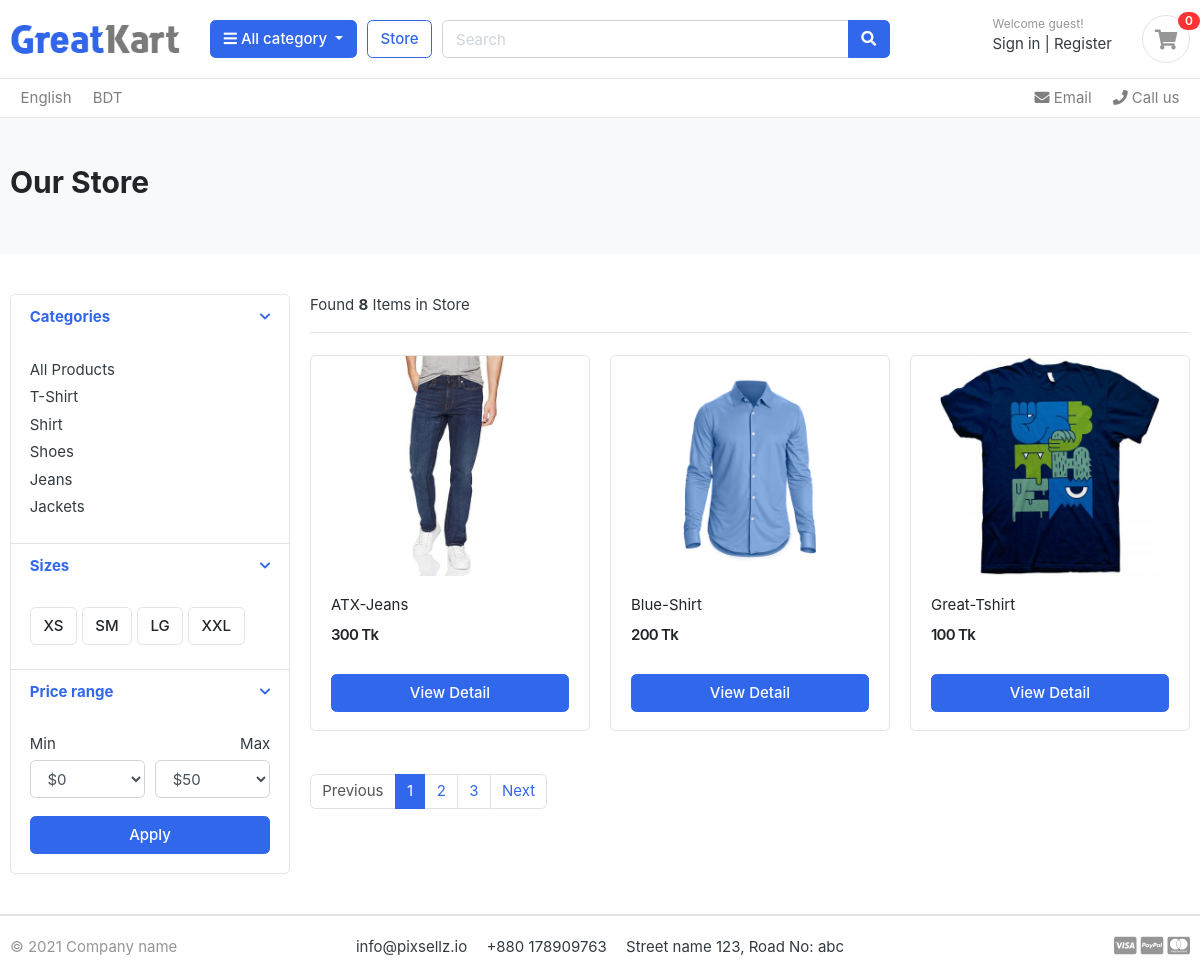
/store/, run on the app's committed database.
### category/models.py (models this page shows, shortened)
class Category(models.Model):
    category_name = models.CharField(max_length=100,unique=True)
    slug  = models.SlugField(max_length=100, unique=True)
    description = models.TextField(max_length=255)
    cat_image = models.ImageField(upload_to ='photos/categories', blank = True)
    class Meta:
        verbose_name = 'category'
        verbose_name_plural = 'categories'
    def get_url(self):
        return reverse('products_by_category',args=[self.slug])

### Store/models.py (models this page shows, shortened)
class Product(models.Model):
    product_name = models.CharField(max_length=200, unique=True)
    slug = models.SlugField(max_length=200, unique=True)
    description = models.TextField(max_length=300)
    price = models.IntegerField()
    image = models.ImageField(upload_to = 'photos/products')
    stock = models.IntegerField()
    is_available = models.BooleanField(default=True)
    category = models.ForeignKey(Category,on_delete=models.CASCADE)
    created_date = models.DateTimeField(auto_now_add=True)
    modified_date = models.DateTimeField(auto_now=True)
    def get_url(self):
        return reverse('product_detail',args=[self.category.slug, self.slug])

### Store/views.py (the view)
# urls.py: path('', views.store, name='store'),
def store(request,category_slug=None):
    categories = None
    products = None
    if category_slug is not None: #DISPLAY THE PRODUCTS IN EACH CATEGORY
        categories = get_object_or_404(Category,slug=category_slug)
        products = Product.objects.filter(category=categories,is_available=True)
        paginator= Paginator(products,1)
        page_number = request.GET.get('page')
        page_products = paginator.get_page(page_number)
        product_count = products.count()
    else:                        #DISPLAY PRODUCTS OF ALL CATEGORY
        products = Product.objects.all().filter(is_available=True).order_by('id')
        paginator= Paginator(products,3) #LIMIT THE NUMBER OF ITEM DISPLAY ON STORE
        page = request.GET.get('page')
        page_products = paginator.get_page(page)
        product_count = products.count()
    context = {
        'product':page_products,
        'product_count': product_count,
    }
    return render(request,'store/store.html',context)

### cart/context-processors.py (called while the page is built)
def counter(request):
    cart_count=0
    if 'admin' in request.path:
        return ()
    else:
        try:
            cart = Cart.objects.filter(cart_id= _cart_id(request))
            if request.user.is_authenticated:
                cart_items = CartItem.objects.all().filter(user=request.user)
            else:
                cart_items = CartItem.objects.all().filter(cart=cart[:1])
            for cart_item in cart_items:
                cart_count += cart_item.quantity
        except Cart.DoesNotExists:
            cart_count = 0
    return dict(cart_count=cart_count)

### cart/views.py (called while the page is built)
def _cart_id(request): # get cart id from the session id
    cart = request.session.session_key
    if not cart:
        cart = request.session.create()
    return cart

### category/conetxt-processors.py (called while the page is built)
def menu_links(request):
    links = Category.objects.all()
    return dict(links=links)

### templates/store/store.html (shortened to what this page needs)
{% extends 'base.html' %}
{% block content %}
<section class="section-pagetop bg">
    <div class="container">
    {% if 'search' in request.path %}
        <h2 class="title-page">Search Results</h2>
    {% else %}
        <h2 class="title-page">Our Store</h2>
    {% endif %}
    </div>
</section>
<section class="section-content padding-y">
    <div class="container">
        <div class="row">
            <aside class="col-md-3">
                <div class="card">
                    <article class="filter-group">
                        <header class="card-header">
                            <a href="#" data-toggle="collapse" data-target="#collapse_1" aria-expanded="true" class="">
                                <i class="icon-control fa fa-chevron-down"></i>
                                <h6 class="title">Categories</h6>
                            </a>
                        </header>
                        <div class="filter-content collapse show" id="collapse_1" style="">
                            <div class="card-body">
                                <ul class="list-menu">
                                    <li><a href="{% url 'store' %}">All Products</a></li>
                                    {%for category in links %}
                                    <li><a href="{{category.get_url}}">{{category.category_name}}</a></li>
                                    {% endfor %}
                                </ul>
                            </div>
                        </div>
                    </article>
                    <article class="filter-group">
                        <header class="card-header">
                            <a href="#" data-toggle="collapse" data-target="#collapse_4" aria-expanded="true" class="">
                                <i class="icon-control fa fa-chevron-down"></i>
                                <h6 class="title">Sizes </h6>
                            </a>
                        </header>
                        <div class="filter-content collapse show" id="collapse_4" style="">
                            <div class="card-body">
                                <label class="checkbox-btn">
                                    <span class="btn btn-light"> XS </span>
                                </label>
                                <label class="checkbox-btn">
                                    <span class="btn btn-light"> SM </span>
                                </label>
                                <label class="checkbox-btn">
                                    <span class="btn btn-light"> LG </span>
                                </label>
                                <label class="checkbox-btn">
                                    <span class="btn btn-light"> XXL </span>
                                </label>
                            </div>
                        </div>
                    </article>
                    <article class="filter-group">
                        <header class="card-header">
                            <a href="#" data-toggle="collapse" data-target="#collapse_3" aria-expanded="true" class="">
                                <i class="icon-control fa fa-chevron-down"></i>
                                <h6 class="title">Price range </h6>
                            </a>
                        </header>
                        <div class="filter-content collapse show" id="collapse_3" style="">
                            <div class="card-body">
                                <div class="form-row">
                                    <div class="form-group col-md-6">
                                        <label>Min</label>
                                        <select class="mr-2 form-control">
                                            <option value="0">$0</option>
                                        </select>
                                    </div>
                                    <div class="form-group text-right col-md-6">
                                        <label>Max</label>
                                        <select class="mr-2 form-control">
                                            <option value="50">$50</option>
                                        </select>
                                    </div>
                                </div>
                                <button class="btn btn-block btn-primary">Apply</button>
                            </div>
                        </div>
                    </article>
                </div>
            </aside>
            <main class="col-md-9">
                <header class="border-bottom mb-4 pb-3">
                    <div class="form-inline">
                        <span class="mr-md-auto">Found <b>{{product_count}}</b> Items in Store </span>
                    </div>
                </header>
                <div class="row">
                    {% if product %}
                    {% for pro in product %}
                    <div class="col-md-4">
                        <figure class="card card-product-grid">
                            <div class="img-wrap">
                                <img src="{{pro.image.url}}">
                            </div>
                            <figcaption class="info-wrap">
                                <div class="fix-height">
                                    <a href="" class="title">{{pro.product_name}}</a>
                                    <div class="price-wrap mt-2">
                                        <span class="price">{{pro.price}} Tk</span>
                                    </div>
                                </div>
                                <a href="{{ pro.get_url }}" class="btn btn-block btn-primary"> View Detail </a>
                            </figcaption>
                        </figure>
                    </div>
                    {% endfor %}
                    {% else %}
                    <div>
                        <h2>No Items Found</h2>
                    </div>
                    {% endif %}
                </div>
                <nav class="mt-4" aria-label="Page navigation sample">
                {% if product.has_other_pages %}
                    <ul class="pagination">
                        {% if product.has_previous %}
                        <li class="page-item"><a class="page-link" href="?page={{ product.previous_page_number }}">Previous</a></li>
                        {% else %}
                        <li class="page-item disabled"><a class="page-link" href="#">Previous</a></li>
                        {% endif %}
                        {% for i in product.paginator.page_range %}
                            {% if product.number == i %}
                               <li class="page-item active"><a class="page-link" href="#">{{ i }}</a></li>
                            {% else %}
                               <li class="page-item"><a class="page-link" href="?page={{ i }}">{{ i }}</a></li>
                            {% endif %}
                        {% endfor %}
                        <li class="page-item"><a class="page-link" href="#">Next</a></li>
                    </ul>
                {% endif %}
                </nav>
            </main>
        </div>
    </div>
</section>
{% endblock %}

### static/css/ui.css (style rules this page uses)
.img-wrap { text-align: center; display: block; }
.img-wrap img { max-width: 100%; }
.price-wrap { letter-spacing: -0.7px; }
.padding-y { padding-top: 40px; padding-bottom: 40px; }
figure { margin-bottom: 0; }
article:after, .form-group:after { display: block; clear: both; content: ""; }
.bg { background-color: #f8f9fa; }
.title-page { color: #212529; }
.btn-light { background-color: #fff; border-color: #e4e4e4; }
[class*=list-] li:after { visibility: hidden; display: block; content: ""; overflow: hidden; height: 0; clear: both; }
.list-menu { list-style: none; margin: 0; padding-left: 0; }
.list-menu li { margin-bottom: 5px; }
.list-menu a { color: #343a40; }
[class*=card-product] a.title { color: #212529; display: block; }
[class*=card-product] .img-wrap { overflow: hidden; position: relative; }
[class*=card-product] .img-wrap img { height: 100%; max-width: 100%; width: auto; display: inline-block; -o-object-fit: cover; object-fit: cover; }
.card-product-grid { margin-bottom: 20px; }
.card-product-grid .img-wrap { border-radius: 0.2rem 0.2rem 0 0; height: 220px; }
.card-product-grid .info-wrap { overflow: hidden; padding: 18px 20px; }
.card-product-grid .fix-height { height: 80px; overflow: hidden; }
.card .img-wrap { overflow: hidden; }
.price { font-weight: 600; color: #212529; }
.icon-control { margin-top: 5px; float: right; font-size: 80%; }
.card-header .title { margin-bottom: 0; line-height: 1.5; }
.filter-group { border-bottom: 1px solid #e4e4e4; }
.filter-group .card-header { border-bottom: 0; }
.filter-group:last-child { border-bottom: 0; }
.checkbox-btn { position: relative; }
.section-pagetop { padding: 45px 0; }

### data on the page
Category: category_name "T-Shirt"
Category: category_name "Shirt"
Category: category_name "Shoes"
Category: category_name "Jeans"
Category: category_name "Jackets"
Product: image (picture), product_name "ATX-Jeans", price "300"
Product: image (picture), product_name "Blue-Shirt", price "200"
Product: image (picture), product_name "Great-Tshirt", price "100"

### other printed values
{{ cart_count }} "0"
{{ product_count }} "8"
{{ i }} "1"
{{ i }} "2" "3"
